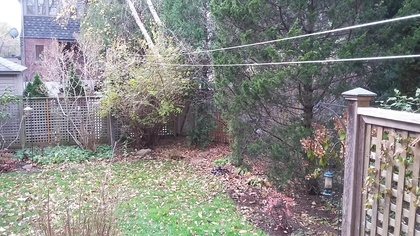
%> input picture Assignments/3/yard1.jpg, 420 x 236 px, shrunk from 2048 x 1152 before the run
$ octave Q1.m   (GNU Octave 9; MATLAB toolbox functions it lacks are replaced by stand-ins)
%> lines starting %> are read from the running program, lines starting %| are printed output that depends on the picture
%% read images
pic_1 = imread('yard1.jpg');
%> pic_1 is the input picture: size 236x420x3 uint8; mean R, G, B 137.6, 137.5, 134.4
pic_1 = rgb2gray(pic_1);
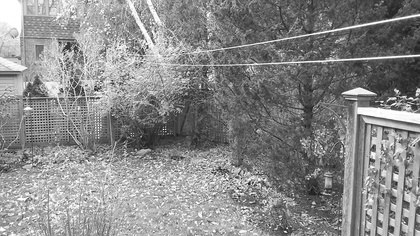
%> pic_1: size 236x420 uint8; min 5, max 255, mean 137.1
imshow(pic_1);

pic_2 = imread('yard2.jpg');
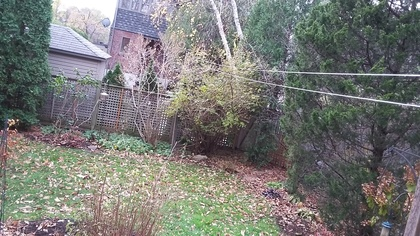
%> input picture Assignments/3/yard2.jpg, 420 x 236 px, shrunk from 2048 x 1152 before the run
%> pic_2 is the input picture: size 236x420x3 uint8; mean R, G, B 121.1, 121.4, 118
pic_2 = rgb2gray(pic_2);
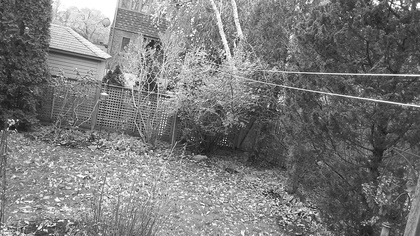
%> pic_2: size 236x420 uint8; min 11, max 255, mean 120.9


%% SURF
%> (the run ends here)
